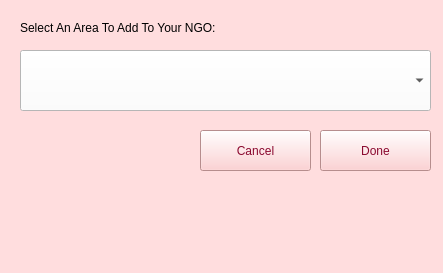
<?xml version="1.0" encoding="UTF-8"?>
<ui version="4.0">
 <class>MainWindow</class>
 <widget class="QMainWindow" name="MainWindow">
  <property name="geometry">
   <rect>
    <x>0</x>
    <y>0</y>
    <width>443</width>
    <height>273</height>
   </rect>
  </property>
  <property name="windowTitle">
   <string>MainWindow</string>
  </property>
  <property name="styleSheet">
   <string notr="true">background-color: rgb(255, 221, 222);</string>
  </property>
  <widget class="QWidget" name="centralwidget">
   <widget class="QPushButton" name="areaDoneBtn">
    <property name="geometry">
     <rect>
      <x>320</x>
      <y>130</y>
      <width>111</width>
      <height>41</height>
     </rect>
    </property>
    <property name="styleSheet">
     <string notr="true">color: rgb(138, 9, 47);
background-color:rgb(255, 197, 198);;</string>
    </property>
    <property name="text">
     <string>Done</string>
    </property>
   </widget>
   <widget class="QComboBox" name="areas">
    <property name="geometry">
     <rect>
      <x>20</x>
      <y>50</y>
      <width>411</width>
      <height>61</height>
     </rect>
    </property>
    <property name="styleSheet">
     <string notr="true">background-color:white;</string>
    </property>
   </widget>
   <widget class="QLabel" name="label">
    <property name="geometry">
     <rect>
      <x>20</x>
      <y>20</y>
      <width>351</width>
      <height>16</height>
     </rect>
    </property>
    <property name="text">
     <string>Select An Area To Add To Your NGO:</string>
    </property>
   </widget>
   <widget class="QPushButton" name="areaCancelBtn">
    <property name="geometry">
     <rect>
      <x>200</x>
      <y>130</y>
      <width>111</width>
      <height>41</height>
     </rect>
    </property>
    <property name="styleSheet">
     <string notr="true">color: rgb(138, 9, 47);
background-color:rgb(255, 197, 198);;</string>
    </property>
    <property name="text">
     <string>Cancel</string>
    </property>
   </widget>
   <widget class="QLabel" name="label_9">
    <property name="geometry">
     <rect>
      <x>20</x>
      <y>150</y>
      <width>131</width>
      <height>51</height>
     </rect>
    </property>
    <property name="text">
     <string/>
    </property>
    <property name="pixmap">
     <pixmap>../Logo.png</pixmap>
    </property>
    <property name="scaledContents">
     <bool>true</bool>
    </property>
   </widget>
  </widget>
  <widget class="QMenuBar" name="menubar">
   <property name="geometry">
    <rect>
     <x>0</x>
     <y>0</y>
     <width>443</width>
     <height>36</height>
    </rect>
   </property>
  </widget>
  <widget class="QStatusBar" name="statusbar"/>
 </widget>
 <resources/>
 <connections/>
</ui>
